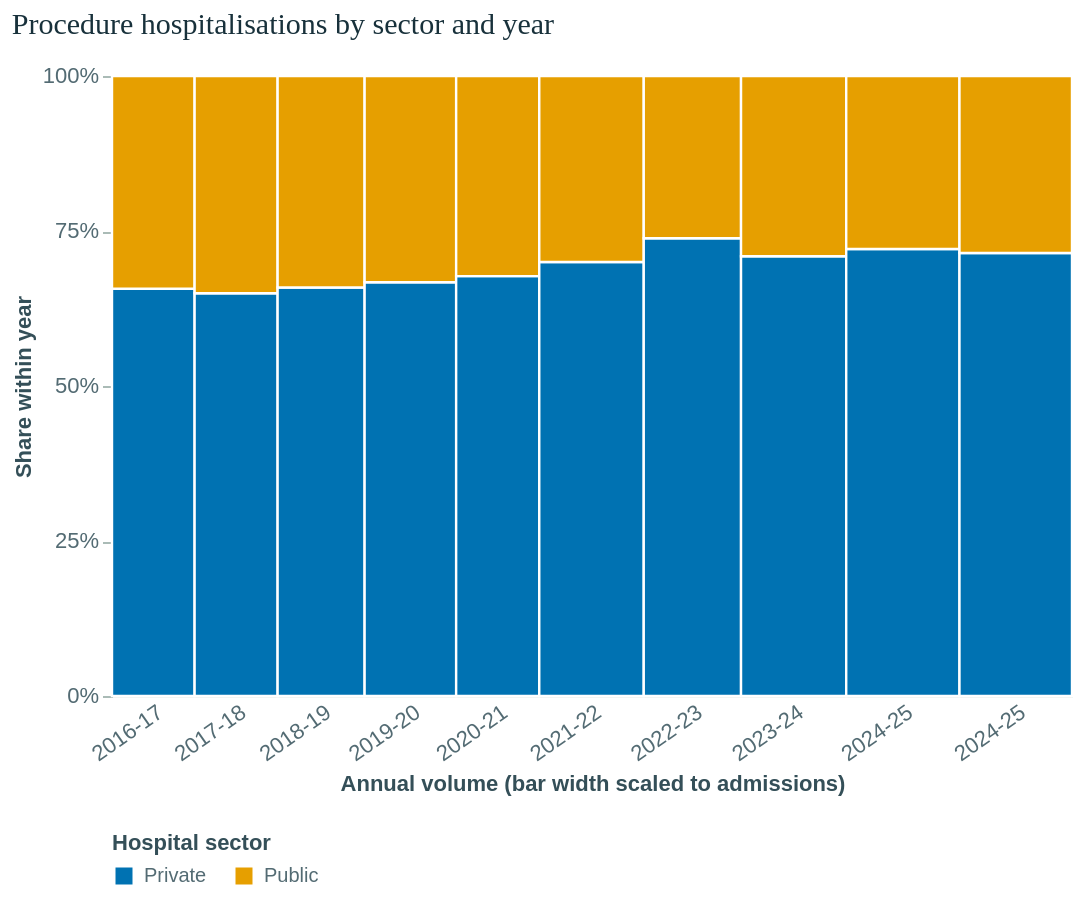

Specify this chart in Vega-Lite:
### Vega-Lite specification from a JSON file in a GitHub repository (floating-point values rounded to 4 significant figures)
{"$schema": "https://vega.github.io/schema/vega-lite/v5.json", "config": {"background": "transparent", "font": "Arial, sans-serif", "title": {"font": "Georgia, serif", "fontSize": 15, "fontWeight": 500, "color": "#18313b", "anchor": "start", "offset": 12}, "axis": {"labelColor": "#536b73", "titleColor": "#344f58", "gridColor": "#edf1ef", "domainColor": "#aabbb6", "tickColor": "#aabbb6", "labelFontSize": 11, "titleFontSize": 11, "labelLimit": 150}, "legend": {"labelColor": "#536b73", "titleColor": "#344f58", "labelFontSize": 10, "titleFontSize": 11}, "view": {"stroke": null}}, "description": "Women’s health hospital data supplied for FIT3179 Data Visualisation 2.", "title": "Procedure hospitalisations by sector and year", "data": {"values": [{"year": "2015-16", "sector": "Private", "x0": 0.0, "x1": 0.08605, "y0": 0, "y1": 0.6569, "count": 10852, "share": 0.6569, "total": 16521}, {"year": "2015-16", "sector": "Public", "x0": 0.0, "x1": 0.08605, "y0": 0.6569, "y1": 1.0, "count": 5669, "share": 0.3431, "total": 16521}, {"year": "2016-17", "sector": "Private", "x0": 0.08605, "x1": 0.1725, "y0": 0, "y1": 0.6495, "count": 10783, "share": 0.6495, "total": 16602}, {"year": "2016-17", "sector": "Public", "x0": 0.08605, "x1": 0.1725, "y0": 0.6495, "y1": 1.0, "count": 5819, "share": 0.3505, "total": 16602}, {"year": "2017-18", "sector": "Private", "x0": 0.1725, "x1": 0.2631, "y0": 0, "y1": 0.6589, "count": 11465, "share": 0.6589, "total": 17400}, {"year": "2017-18", "sector": "Public", "x0": 0.1725, "x1": 0.2631, "y0": 0.6589, "y1": 1.0, "count": 5935, "share": 0.3411, "total": 17400}, {"year": "2018-19", "sector": "Private", "x0": 0.2631, "x1": 0.3585, "y0": 0, "y1": 0.6674, "count": 12219, "share": 0.6674, "total": 18307}, {"year": "2018-19", "sector": "Public", "x0": 0.2631, "x1": 0.3585, "y0": 0.6674, "y1": 1.0, "count": 6088, "share": 0.3326, "total": 18307}, {"year": "2019-20", "sector": "Private", "x0": 0.3585, "x1": 0.4451, "y0": 0, "y1": 0.6772, "count": 11258, "share": 0.6772, "total": 16624}, {"year": "2019-20", "sector": "Public", "x0": 0.3585, "x1": 0.4451, "y0": 0.6772, "y1": 1.0, "count": 5366, "share": 0.3228, "total": 16624}, {"year": "2020-21", "sector": "Private", "x0": 0.4451, "x1": 0.5539, "y0": 0, "y1": 0.7001, "count": 14629, "share": 0.7001, "total": 20895}, {"year": "2020-21", "sector": "Public", "x0": 0.4451, "x1": 0.5539, "y0": 0.7001, "y1": 1.0, "count": 6266, "share": 0.2999, "total": 20895}, {"year": "2021-22", "sector": "Private", "x0": 0.5539, "x1": 0.6552, "y0": 0, "y1": 0.7383, "count": 14365, "share": 0.7383, "total": 19457}, {"year": "2021-22", "sector": "Public", "x0": 0.5539, "x1": 0.6552, "y0": 0.7383, "y1": 1.0, "count": 5092, "share": 0.2617, "total": 19457}, {"year": "2022-23", "sector": "Private", "x0": 0.6552, "x1": 0.7648, "y0": 0, "y1": 0.7094, "count": 14923, "share": 0.7094, "total": 21037}, {"year": "2022-23", "sector": "Public", "x0": 0.6552, "x1": 0.7648, "y0": 0.7094, "y1": 1.0, "count": 6114, "share": 0.2906, "total": 21037}, {"year": "2023-24", "sector": "Private", "x0": 0.7648, "x1": 0.8828, "y0": 0, "y1": 0.721, "count": 16331, "share": 0.721, "total": 22651}, {"year": "2023-24", "sector": "Public", "x0": 0.7648, "x1": 0.8828, "y0": 0.721, "y1": 1.0, "count": 6320, "share": 0.279, "total": 22651}, {"year": "2024-25", "sector": "Private", "x0": 0.8828, "x1": 1.0, "y0": 0, "y1": 0.7145, "count": 16080, "share": 0.7145, "total": 22505}, {"year": "2024-25", "sector": "Public", "x0": 0.8828, "x1": 1.0, "y0": 0.7145, "y1": 1.0, "count": 6425, "share": 0.2855, "total": 22505}]}, "width": 480, "height": 310, "mark": {"type": "rect", "stroke": "#ffffff", "strokeWidth": 1.2}, "encoding": {"x": {"field": "x0", "type": "quantitative", "scale": {"domain": [0, 1]}, "title": "Annual volume (bar width scaled to admissions)", "axis": {"values": [0.04302, 0.1293, 0.2178, 0.3108, 0.4018, 0.4995, 0.6046, 0.71, 0.8238, 0.9414], "labelExpr": "datum.value < 0.04302 ? '2015-16' : datum.value < 0.12928 ? '2016-17' : datum.value < 0.21783 ? '2017-18' : datum.value < 0.31082 ? '2018-19' : datum.value < 0.40178 ? '2019-20' : datum.value < 0.49949 ? '2020-21' : datum.value < 0.60457 ? '2021-22' : datum.value < 0.71003 ? '2022-23' : datum.value < 0.8238 ? '2023-24' : datum.value < 0.94139 ? '2024-25' : '2024-25'", "labelAngle": -35, "grid": false, "ticks": false, "domain": false}}, "x2": {"field": "x1"}, "y": {"field": "y0", "type": "quantitative", "scale": {"domain": [0, 1]}, "title": "Share within year", "axis": {"format": "%", "values": [0, 0.25, 0.5, 0.75, 1]}}, "y2": {"field": "y1"}, "color": {"field": "sector", "type": "nominal", "title": "Hospital sector", "scale": {"domain": ["Private", "Public"], "range": ["#0072b2", "#e69f00"]}, "legend": {"orient": "bottom"}}, "tooltip": [{"field": "year", "type": "ordinal", "title": "Year"}, {"field": "sector", "type": "nominal", "title": "Sector"}, {"field": "count", "type": "quantitative", "title": "Hospitalisations", "format": ","}, {"field": "share", "type": "quantitative", "title": "Share", "format": ".1%"}, {"field": "total", "type": "quantitative", "title": "Total that year", "format": ","}]}}
